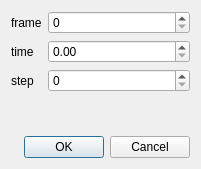
<?xml version="1.0" encoding="UTF-8"?>
<ui version="4.0">
 <class>DialogVideoGoto</class>
 <widget class="QDialog" name="DialogVideoGoto">
  <property name="geometry">
   <rect>
    <x>0</x>
    <y>0</y>
    <width>201</width>
    <height>169</height>
   </rect>
  </property>
  <property name="windowTitle">
   <string>goto</string>
  </property>
  <layout class="QVBoxLayout" name="verticalLayout">
   <item>
    <layout class="QFormLayout" name="formLayout">
     <item row="0" column="0">
      <widget class="QLabel" name="label">
       <property name="text">
        <string>frame</string>
       </property>
      </widget>
     </item>
     <item row="0" column="1">
      <widget class="QSpinBox" name="spinBox_frame"/>
     </item>
     <item row="1" column="0">
      <widget class="QLabel" name="label_3">
       <property name="text">
        <string>time</string>
       </property>
      </widget>
     </item>
     <item row="1" column="1">
      <widget class="QDoubleSpinBox" name="doubleSpinBox_time"/>
     </item>
     <item row="2" column="0">
      <widget class="QLabel" name="label_2">
       <property name="text">
        <string>step</string>
       </property>
      </widget>
     </item>
     <item row="2" column="1">
      <widget class="QSpinBox" name="spinBox_step"/>
     </item>
    </layout>
   </item>
   <item>
    <widget class="QDialogButtonBox" name="buttonBox">
     <property name="orientation">
      <enum>Qt::Horizontal</enum>
     </property>
     <property name="standardButtons">
      <set>QDialogButtonBox::Cancel|QDialogButtonBox::Ok</set>
     </property>
    </widget>
   </item>
  </layout>
 </widget>
 <resources/>
 <connections>
  <connection>
   <sender>buttonBox</sender>
   <signal>accepted()</signal>
   <receiver>DialogVideoGoto</receiver>
   <slot>accept()</slot>
   <hints>
    <hint type="sourcelabel">
     <x>248</x>
     <y>254</y>
    </hint>
    <hint type="destinationlabel">
     <x>157</x>
     <y>274</y>
    </hint>
   </hints>
  </connection>
  <connection>
   <sender>buttonBox</sender>
   <signal>rejected()</signal>
   <receiver>DialogVideoGoto</receiver>
   <slot>reject()</slot>
   <hints>
    <hint type="sourcelabel">
     <x>316</x>
     <y>260</y>
    </hint>
    <hint type="destinationlabel">
     <x>286</x>
     <y>274</y>
    </hint>
   </hints>
  </connection>
 </connections>
</ui>
